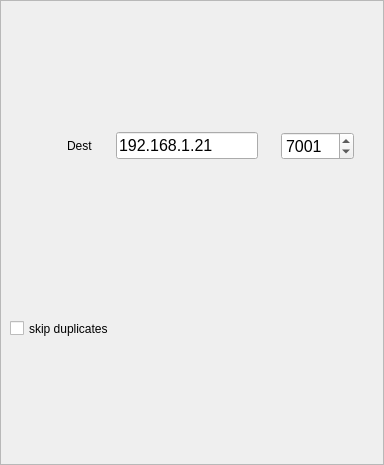
<?xml version="1.0" encoding="UTF-8"?>
<ui version="4.0">
 <class>Frame</class>
 <widget class="QFrame" name="Frame">
  <property name="geometry">
   <rect>
    <x>0</x>
    <y>0</y>
    <width>384</width>
    <height>465</height>
   </rect>
  </property>
  <property name="sizePolicy">
   <sizepolicy hsizetype="Fixed" vsizetype="Fixed">
    <horstretch>0</horstretch>
    <verstretch>0</verstretch>
   </sizepolicy>
  </property>
  <property name="minimumSize">
   <size>
    <width>380</width>
    <height>460</height>
   </size>
  </property>
  <property name="windowTitle">
   <string>Frame</string>
  </property>
  <property name="frameShape">
   <enum>QFrame::StyledPanel</enum>
  </property>
  <property name="frameShadow">
   <enum>QFrame::Raised</enum>
  </property>
  <widget class="QWidget" name="verticalLayoutWidget">
   <property name="geometry">
    <rect>
     <x>10</x>
     <y>20</y>
     <width>361</width>
     <height>431</height>
    </rect>
   </property>
   <layout class="QVBoxLayout" name="verticalLayout">
    <property name="sizeConstraint">
     <enum>QLayout::SetMinimumSize</enum>
    </property>
    <item>
     <layout class="QHBoxLayout" name="horizontalLayout_3">
      <property name="sizeConstraint">
       <enum>QLayout::SetMinimumSize</enum>
      </property>
      <item>
       <spacer name="horizontalSpacer">
        <property name="orientation">
         <enum>Qt::Horizontal</enum>
        </property>
        <property name="sizeType">
         <enum>QSizePolicy::Fixed</enum>
        </property>
        <property name="sizeHint" stdset="0">
         <size>
          <width>40</width>
          <height>20</height>
         </size>
        </property>
       </spacer>
      </item>
      <item>
       <widget class="QLabel" name="label_4">
        <property name="sizePolicy">
         <sizepolicy hsizetype="Fixed" vsizetype="Preferred">
          <horstretch>0</horstretch>
          <verstretch>0</verstretch>
         </sizepolicy>
        </property>
        <property name="text">
         <string>Dest</string>
        </property>
       </widget>
      </item>
      <item>
       <widget class="QLineEdit" name="mAddressLineEdit">
        <property name="sizePolicy">
         <sizepolicy hsizetype="Fixed" vsizetype="Fixed">
          <horstretch>0</horstretch>
          <verstretch>0</verstretch>
         </sizepolicy>
        </property>
        <property name="minimumSize">
         <size>
          <width>100</width>
          <height>21</height>
         </size>
        </property>
        <property name="font">
         <font>
          <pointsize>12</pointsize>
         </font>
        </property>
        <property name="text">
         <string>192.168.1.21</string>
        </property>
       </widget>
      </item>
      <item>
       <widget class="QSpinBox" name="mPortLineEdit">
        <property name="sizePolicy">
         <sizepolicy hsizetype="Fixed" vsizetype="Fixed">
          <horstretch>0</horstretch>
          <verstretch>0</verstretch>
         </sizepolicy>
        </property>
        <property name="minimumSize">
         <size>
          <width>70</width>
          <height>24</height>
         </size>
        </property>
        <property name="font">
         <font>
          <pointsize>12</pointsize>
         </font>
        </property>
        <property name="maximum">
         <number>99999</number>
        </property>
        <property name="value">
         <number>7001</number>
        </property>
       </widget>
      </item>
     </layout>
    </item>
    <item>
     <spacer name="horizontalSpacer_2">
      <property name="orientation">
       <enum>Qt::Horizontal</enum>
      </property>
      <property name="sizeType">
       <enum>QSizePolicy::Fixed</enum>
      </property>
      <property name="sizeHint" stdset="0">
       <size>
        <width>40</width>
        <height>20</height>
       </size>
      </property>
     </spacer>
    </item>
    <item>
     <spacer name="horizontalSpacer_3">
      <property name="orientation">
       <enum>Qt::Horizontal</enum>
      </property>
      <property name="sizeType">
       <enum>QSizePolicy::Fixed</enum>
      </property>
      <property name="sizeHint" stdset="0">
       <size>
        <width>40</width>
        <height>20</height>
       </size>
      </property>
     </spacer>
    </item>
    <item>
     <widget class="QCheckBox" name="mSkip">
      <property name="sizePolicy">
       <sizepolicy hsizetype="Fixed" vsizetype="Fixed">
        <horstretch>0</horstretch>
        <verstretch>0</verstretch>
       </sizepolicy>
      </property>
      <property name="minimumSize">
       <size>
        <width>120</width>
        <height>21</height>
       </size>
      </property>
      <property name="text">
       <string>skip duplicates</string>
      </property>
     </widget>
    </item>
   </layout>
  </widget>
 </widget>
 <resources/>
 <connections/>
</ui>
